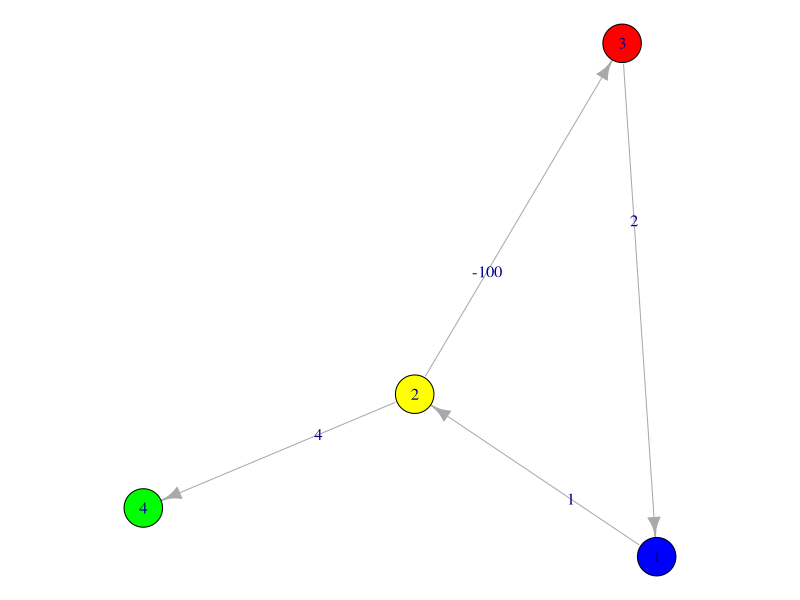

This chart was generated by the following R code:
## ---- chunk 1
knitr::opts_chunk$set(echo = TRUE)
knitr::opts_chunk$set(comment = NA)
## ---- chunk 2
library(igraph)

G <- list(c(2), 
          c(3,4), 
          c(1), 
          c())
M <- graph_from_adj_list(G, mode="out") 
oldPar <- par(mar=c(0.1,0.1,0.1,0.1)) # reduce the margins
set.seed(1234) # fix the randomization of the following plot command
nod <- data.frame(wt = c(1,-100,4,2))
plot(M, vertex.color= c("blue","yellow","red","green"), edge.label = nod$wt)
## ---- chunk 3
library(knitr)
roster <- c("Ethan", "Talia", "Drake", "Jack", "Andrew", "Blake", "Jordan", "Graham", "Kevin", "Logan", "Claire", "Bri", "Trevor", "James", "Kristen", "Levi", "Grace", "John", "Isaac", "Josiah", "Nathan")
set.seed(492021) 
n <- length(roster)
ngps <- 7
maxingp <- ceiling(n/ngps)
# just make random groups
groups <- matrix(c(roster[sample(n)], 
                   rep("",(maxingp - (n %% maxingp)) %% maxingp)), 
                 ncol=maxingp, byrow=FALSE)
rownames(groups) <- paste0("Table #", 1:nrow(groups))
kable(t(groups))
